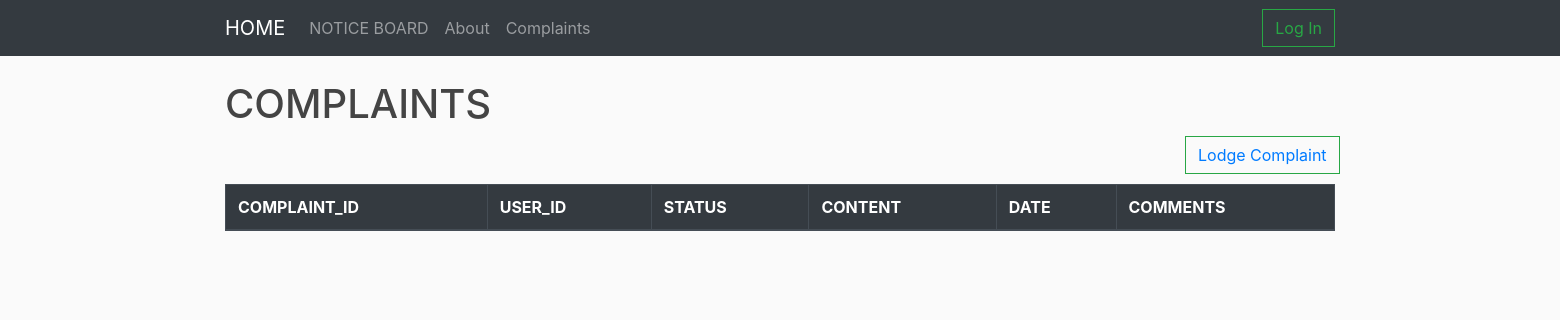
Page /2/complaints-list/ on the earlier database version.
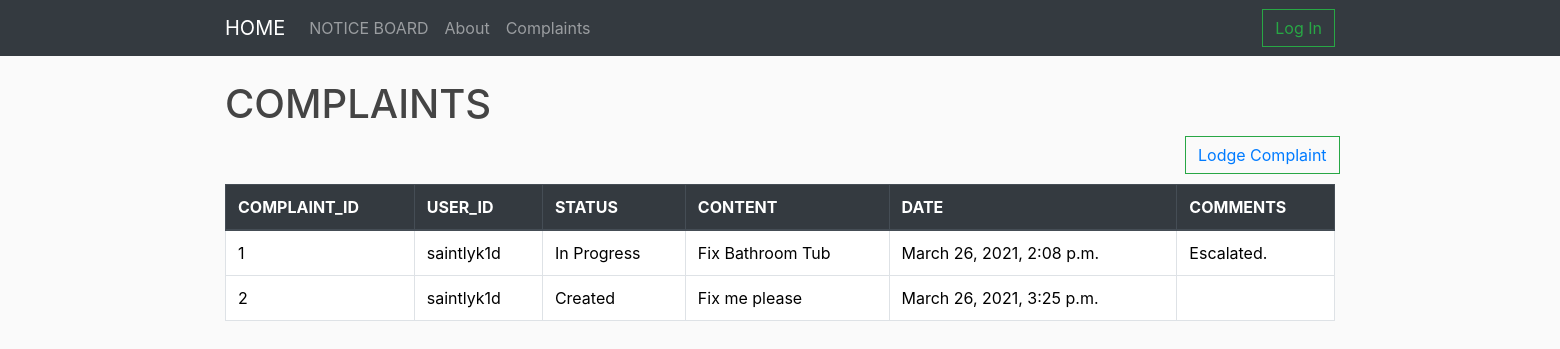
Same page on the later database version.
### complaints/models.py (models this page shows, shortened)
class Complaints(models.Model) :
	CREATED = 'CRE'
	IN_PROGRESS = 'PRG'
	COMPLETED = 'CMP'
	status_choices = [
		(CREATED, 'Created'),
		(IN_PROGRESS, 'In Progress'),
		(COMPLETED, 'Completed')
	]
	complaint_id = models.AutoField(primary_key = True)
	user_id = models.ForeignKey(Resident,on_delete = models.CASCADE)
	status = models.CharField(max_length = 3,choices = status_choices, default = CREATED)
	content = models.TextField(max_length = 200)
	date = models.DateTimeField(auto_now_add = True)
	comments = models.TextField(max_length = 200)

### accounts/models.py (models this page shows, shortened)
class Resident(models.Model):
    age = models.IntegerField(blank=True,null=True)
    phone = PhoneNumberField(blank=True, help_text='Contact phone number')
    gender = models.CharField(max_length = 1,blank=True,choices = gender_choices)
    user = models.OneToOneField(User,on_delete=models.CASCADE)
    image = models.ImageField(default='def_M.jpg', upload_to = 'profile_pics')
    def __str__(self):
    	return self.user.username

### complaints/views.py (the view)
# urls.py: path('<int:user_id>/complaints-list/', views.complaints_display_view.as_view(), name='complaints_display'),
class complaints_display_view(generic.ListView) :
	model = Complaints
	template_name = 'complaints/complaints_display.html'
	context_object_name = 'complaints_list'
	def get_queryset(self) :
		user_id = self.kwargs['user_id']
		return Complaints.objects.filter(user_id__exact = user_id)
	def get_context_data(self, **kwargs):
	    context = super().get_context_data(**kwargs)
	    field_names  = [f.name for f in Complaints._meta.get_fields()]
	    context['column_headers'] = field_names
	    context['user_id'] = self.kwargs['user_id']
	    return context

### complaints/templates/complaints/complaints_display.html (shortened to what this page needs)
{% extends 'base.html' %}
{% load static %}
{% block content %}
<!DOCTYPE html>
<html>
  <head>
  	<link rel="stylesheet" href="{% static 'table.css' %}">
  </head>
  <body>
    <h1>COMPLAINTS</h1>
    <div  id = "lodge_complaint_button">
       <button class="btn btn-outline-success my-2 my-sm-0"><a href="{% url 'complaints:lodge_complaint' user_id %}">Lodge Complaint</a>
       </button>
    </div>
    <table class = 'table table-bordered table-hover' style="width:100%">
    	<thead class="thead-dark">
      	<tr>
      		{% for header in column_headers %}
      	   	<th>{{ header }}</th>
      		{% endfor %}
      	</tr>
      </thead>
      {% for complaint in complaints_list %}
      <tr>
         <td>{{ complaint.complaint_id }}</td>
         <td>{{ complaint.user_id }}</td>
         <td>{{ complaint.get_status_display }}</td>
         <td>{{ complaint.content }}</td>
         <td>{{ complaint.date }}</td>
         <td>{{ complaint.comments }}</td>
      </tr>
      {% endfor %}
    </table>
  </body>
</html>
{% endblock %}

### templates/base.html (shortened to what this page needs)
{% load static %}
<html>
<head>
	<link rel="stylesheet" href="https://stackpath.bootstrapcdn.com/bootstrap/4.4.1/css/bootstrap.min.css">
	<link rel="stylesheet" type="text/css" href="{% static 'main.css' %}">
</head>
<body>
<nav class="navbar navbar-expand-lg navbar-dark bg-dark">
	<div class="container">
	  <a class="navbar-brand" href="{% url 'home' %}">HOME</a>
	  <div class="collapse navbar-collapse" id="navbarSupportedContent">
	    <ul class="navbar-nav mr-auto">
				{% if user.is_authenticated %}
						{% if user.is_superuser%}
						 	<a class="nav-item nav-link" href="{% url 'home' %}">NoticeBoard</a>
							<a class="nav-link nav-link" href="">Leave Requests</a>
							<a class="nav-item nav-link" href="{% url 'home'%}">Complaints</a>
							<li class="nav-item dropdown">
							 <a class="nav-link dropdown-toggle" href="#" id="navbarDropdown" role="button" data-toggle="dropdown" aria-haspopup="true" aria-expanded="false">
								 Add User
							 </a>
							 <div class="dropdown-menu" aria-labelledby="navbarDropdown">
								 <a class="dropdown-item" href="{% url 'accounts:signup_resident' %}">Resident</a>
								 <div class="dropdown-divider"></div>
								 <a class="dropdown-item" href="{% url 'accounts:signup_watchmen' %}">Watchmen</a>
							 </div>
						 	</li>
						{% elif user.profile.type == 'D' %}
						 	<a class="nav-item nav-link" href="{% url 'home' %}">NoticeBoard</a>
							<li class="nav-item dropdown">
							 <a class="nav-link dropdown-toggle" href="#" id="navbarDropdown" role="button" data-toggle="dropdown" aria-haspopup="true" aria-expanded="false">
								 Leave
							 </a>
							 <div class="dropdown-menu" aria-labelledby="navbarDropdown">
								 <a class="dropdown-item" href="">Apply</a>
								 <div class="dropdown-divider"></div>
								 <a class="dropdown-item" href="{% url 'home'%}">View</a>
							 </div>
						 	</li>
           				{% else %}
					 		 <a class="nav-item nav-link" href="{% url 'home' %}">NoticeBoard</a>
							 <a class="nav-item nav-link" href="{% url 'home'%}">Complaints</a>
					 {% endif %}
				{% else %}
					<a class="nav-item nav-link" href="{% url 'home' %}">NOTICE BOARD</a>
			 {% endif %}
			 <a class="nav-item nav-link" href="{% url 'about' %}">About</a>
			 <a class="nav-item nav-link" href="{% url 'complaints:complaints_display' 2 %}">Complaints</a>
	    </ul>
			<div class="form-inline my-2 my-lg-0">
					{% if not user.is_authenticated %}
							<a href="{% url 'accounts:login_user' %}">
									<button class="btn btn-outline-success my-2 my-sm-0" type="button">Log In</button>
							</a>
					{% endif %}
			</div>
		</div>
	</div>
</nav>
		<div class="container">
            <br>
            {% block content %}
            {% endblock content %}
         </div>
</body>
</html>

### assets/main.css (style rules this page uses)
body { background: #fafafa; color: #333333; margin-top: 0rem; }
h1, h2, h3, h4, h5, h6 { color: #444444; }
ul { margin: 0; }
.bg-dark { background-color: #2d2e2f;!important; }
.btn { border-radius: 0; }

### assets/table.css (style rules this page uses)
th { text-transform: uppercase; }
tr { color : #000000; background-color: #FFFFFF; }
#lodge_complaint_button { position: relative; left: 960px; padding-bottom: 10px; }

Differences in the rows shown:
added Complaints: complaint_id "1", user_id "saintlyk1d", status "In Progress", content "Fix Bathroom Tub", date "March 26, 2021, 2:08 p.m.", comments "Escalated."
added Complaints: complaint_id "2", user_id "saintlyk1d", status "Created", content "Fix me please", date "March 26, 2021, 3:25 p.m."
